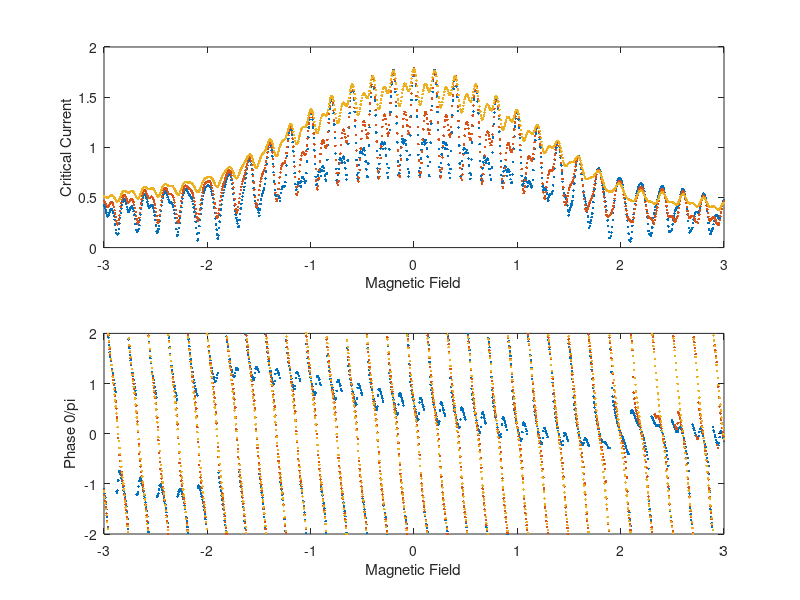

Recreate this plot in MATLAB.
%Explanation of base program

%The program splits a squid into two junctions that have xmax discrete sections.  Each
%section has a supercurrent density, and a phase difference that is
%contributed to by the field (PhaseF) in the junction, the field in the squid loop,
%and an arbitrary phase set at x=1 %called Phase1.  These phase factors are 
%all summed along the junction to determine the local phase difference 
%across the junction at each point.  For each value of field and Phase1 the
%supercurrent at each point is calculated and the net supercurrent (sum 
%along the junction and then the sum of the two junctions together)
%is calcualted to find the supercurrent carried at that phase and that
%field.  To find the maximum supercurrent for a given field, the max of
%that vector is taken for that field value.  The minimum can be calculated 
%to find the negative critical current.  Both of these can be plotted 
%against the magnetic field that is applied.  This is the exact measurment 
%of the critical current vs field that we do in the lab.

%This version adds the ability to add several realistic features of squids

% Critical Current Asymmetry
% Junction Area Asymmetry
% Critical Current density variation along each junction
% Squid Loop size variation
% Changes in the field scan range



%Abreviations used
%Junction=Junc
%Super Current = SCur or just SC
%Step Size = SS sufix
%Width = Wid
%Length = Len
%Magnitude = Mag


%% Clearing memory and input screen

clear;
clc;
close all;

%% Defining the Parameters of the Simulaiton

%Setting Junction 1 Parameters
    xmax1=31;
    xmax2=52;
    x1(:,1)=(1:xmax1);
    x2(:,1)=(1:xmax2);

%Critical Current Magnitudes
    JuncSCMag1=.5;
    JuncSCMag2=.5;

%Junction Area Determinination
    JuncWid1=.5;
    JuncLen1=1;

    JuncWid2=.5;
    JuncLen2=1;

JuncArea1=JuncWid1*JuncLen1;
JuncArea2=JuncWid2*JuncLen2;

%Setting Squid Loop Parameers
LoopWid=1;
LoopLen=10;
LoopArea=LoopWid*LoopLen;

%Field Parameters
f=1;
fmax=1003;
FieldMin=-3;
FieldMax=3;


%Stepping through a parameter to test
j=1;
jmax=3;
AlphaMin=0;
AlphaMax=.8;

%Phase Loop parameters
p=1;
pmax=204;
Phase0Min=-2*pi;
Phase0Max=2*pi;


%Current Noise Parameters
    SCurNoise1=(2*rand(1,xmax1)-1);
    SCurNoise2=(2*rand(1,xmax2)-1);

%Calculating Critical Current Densities
    SCurDen1=transpose(ones(pmax,1)*(JuncSCMag1*ones(1,xmax1)/xmax1+.5*SCurNoise1/xmax1));
    SCurDen2=transpose(ones(pmax,1)*(JuncSCMag2*ones(1,xmax2)/xmax2+.5*SCurNoise2/xmax2));


%Pre Allocating memory to the arrays (should decrease runtime)
Phase0=zeros(1,pmax);
Field=zeros(1,fmax);
FluxinJunc1=zeros(1,fmax);
FluxinJunc2=zeros(1,fmax);
FluxinLoop=zeros(1,fmax);

PhaseFDen1=zeros(1,fmax); %Phase from field in Junction 1
PhaseFDen2=zeros(1,fmax); %Phase from field in Junction 2
PhaseFL=zeros(1,fmax); %Phase from field in the Squid Loop


SCurrent1=zeros(xmax1,pmax,fmax);
SCurrent2=zeros(xmax2,pmax,fmax);
SCurrentNet=zeros(1,pmax);

MaxSCurrentNet=zeros(jmax,fmax);
MinSCurrentNet=zeros(jmax,fmax);
IndexMaxSC=zeros(jmax,fmax);
IndexMinSC=zeros(jmax,fmax);
Phase0MaxSC=zeros(jmax,fmax);
Phase0MinSC=zeros(jmax,fmax);

%% Loops for running the simulation Meat of the Simulation


%Changing a Parameter of the plot
AlphaSS =(AlphaMax-AlphaMin)/(jmax-1);
AlphaV= AlphaMin:AlphaSS:AlphaMax;

for j=1:jmax;
    
    Alpha=AlphaV(j);
 
    %Field Contribution to the Phase 
    %Define the Field ForLoop setp size, then run the Field for ForLoop
    FieldSS=(FieldMax-FieldMin)/(fmax-1);
    for f=1:fmax

        Field(f)=FieldMin+(f-1)*FieldSS;


        PhaseF1=2*pi*Field(f)*JuncArea1;
        PhaseF2=2*pi*Field(f)*JuncArea2;
        PhaseFL=2*pi*Field(f)*LoopArea;

        PhaseFDen1=PhaseF1*x1/xmax1;
        PhaseFDen2=PhaseF2*x2/xmax2;

        %Phase0 ForLoop of externally set phase 
        %Define the Phase0 setp size, then run the ForLoop
            Phase0SS=(Phase0Max-Phase0Min)/(pmax-1);
            Phase0=(Phase0Min:Phase0SS:Phase0Max);
            PhaseNorm=Phase0/(2*pi);
            
       %Calculating the local Phase Drop across each junction
            PhaseDrop1=ones(xmax1,1)*Phase0+PhaseFDen1*ones(1,pmax);
            PhaseDrop2=ones(xmax2,1)*Phase0+PhaseFL.*ones(xmax2,pmax)+PhaseFDen2*ones(1,pmax);
            
        %Calculating the Super Current 
            SCurrent1=SCurDen1.*(1-Alpha).*(sin(PhaseDrop1)+sin(PhaseDrop1/2));
            SCurrent2=SCurDen2.*(1+Alpha).*(sin(PhaseDrop2)+sin(PhaseDrop2/2));
            
            SCurrentNet=sum(SCurrent1)+sum(SCurrent2);
            
        [MaxSCurrentNet(j,f),IndexMaxSC(j,f)]=max(SCurrentNet);  
        [MinSCurrentNet(j,f),IndexMinSC(j,f)]=min(SCurrentNet);

        Phase0MaxSC(j,f)=Phase0(IndexMaxSC(j,f));
        Phase0MinSC(j,f)=Phase0(IndexMinSC(j,f));
        
 
        
    end

end



hold on; subplot(2,1,1); plot(Field,MaxSCurrentNet,'.')
% hold on; subplot(2,1,1); plot(Field,MinSCurrentNet,'.')
xlabel('Magnetic Field'); ylabel('Critical Current');


hold on; subplot(2,1,2); plot(Field,Phase0MaxSC/pi,'.')
% hold on; subplot(2,1,2); plot(Field,Phase0MinSC/pi,'.')
xlabel('Magnetic Field'); ylabel('Phase 0/pi');
